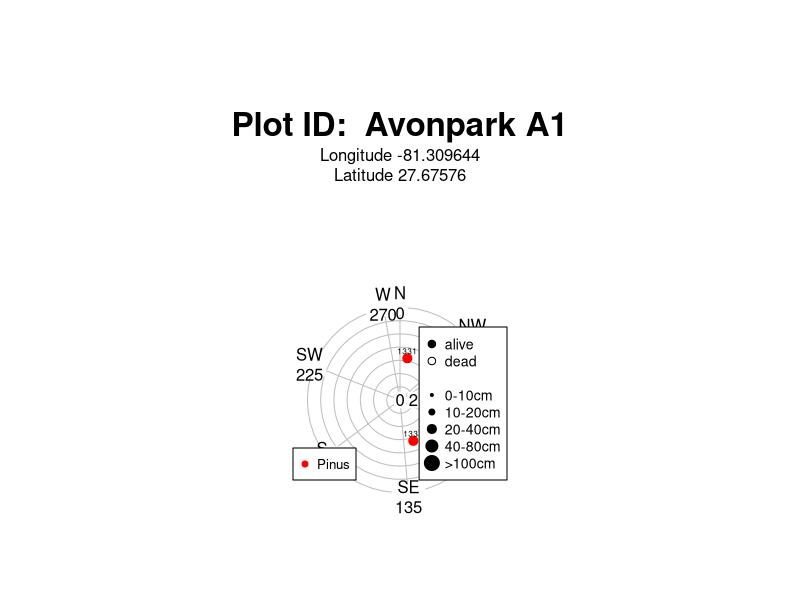
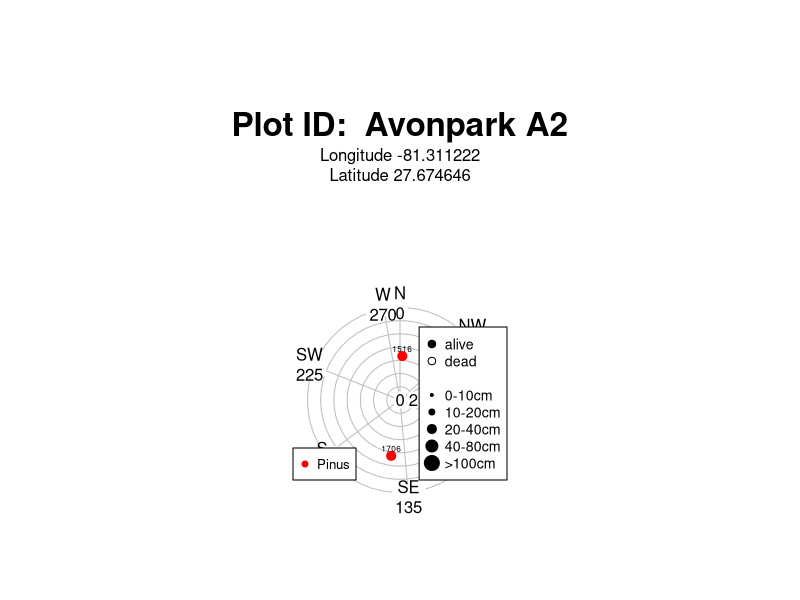
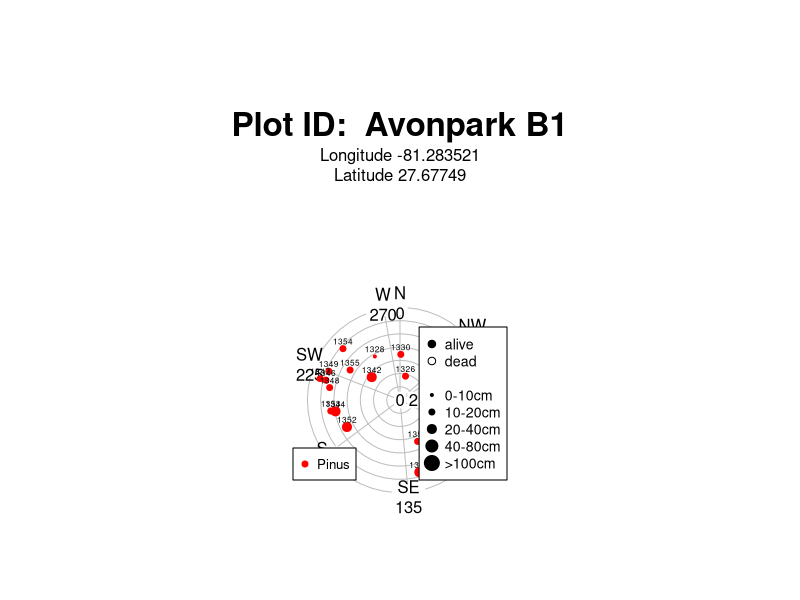
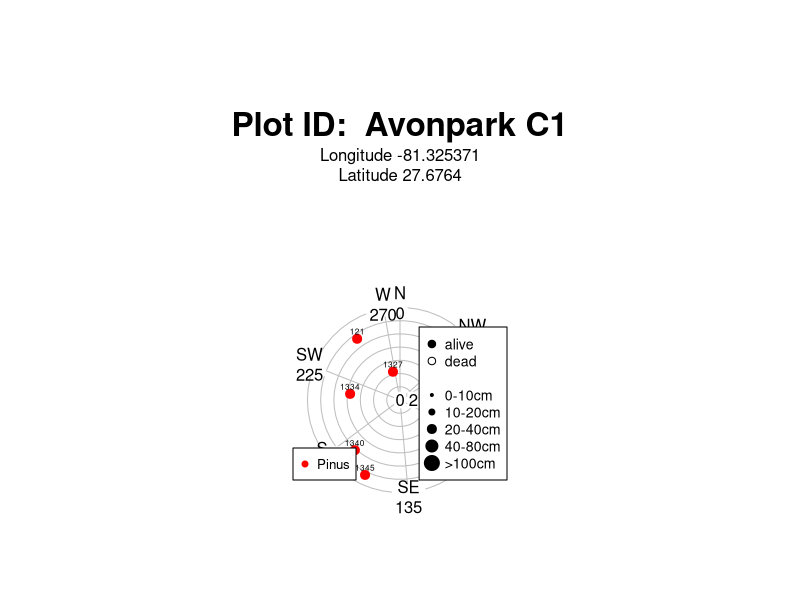
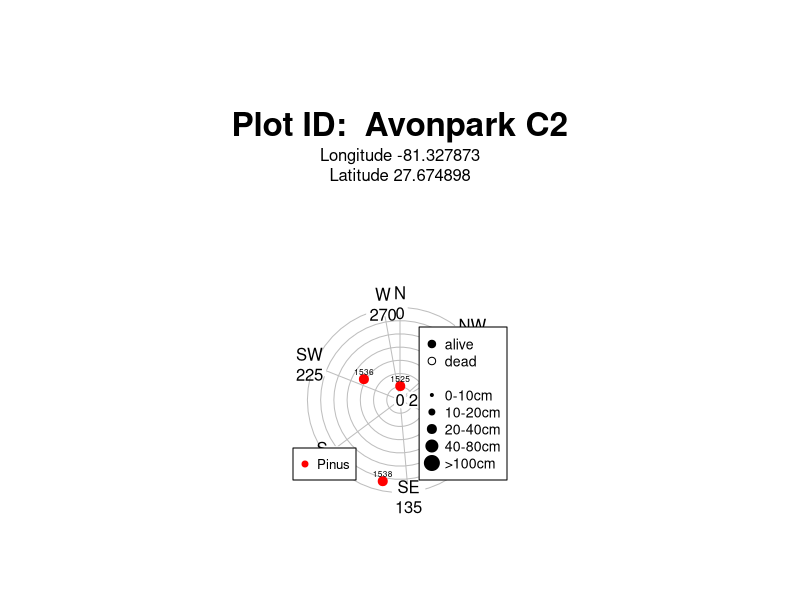
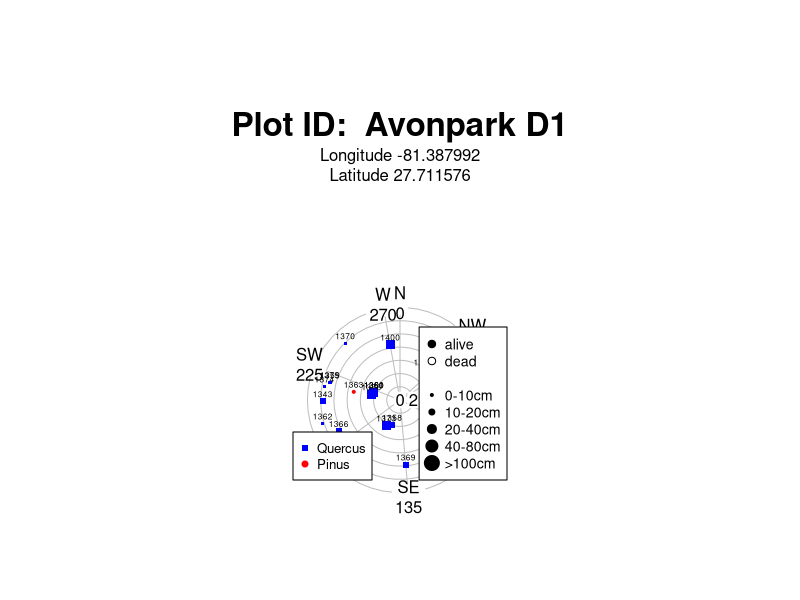
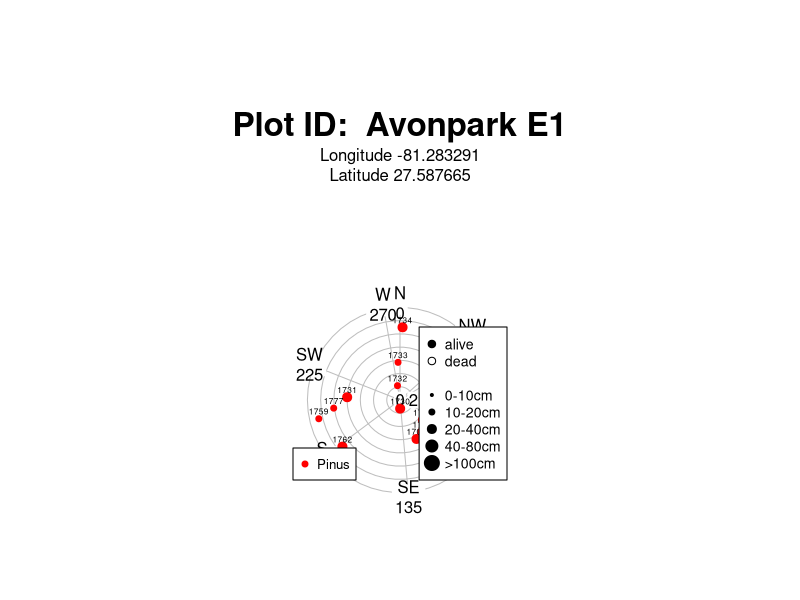
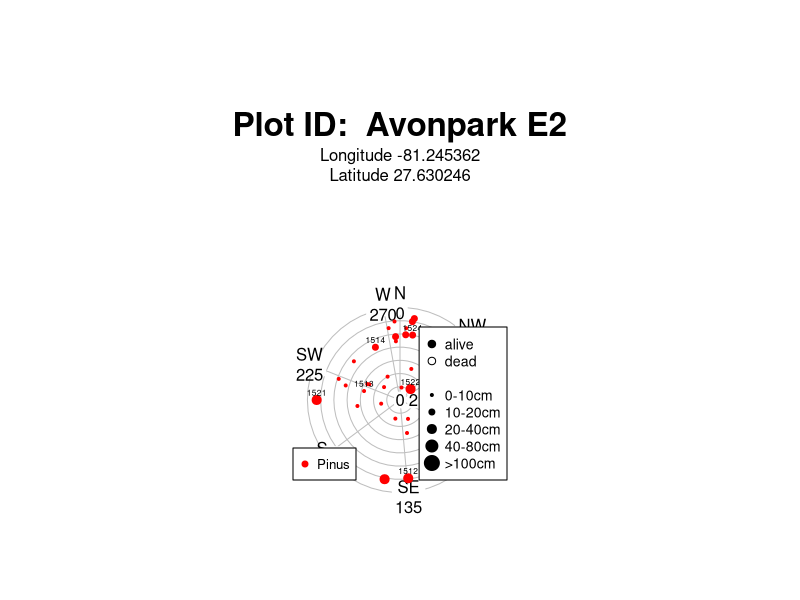

Reproduce these figures in R, in order. (Note: this script raises an error after producing the figures.)
# Making STEM MAPS for tree surveys
#
# Adapted from code provided by Margaret Metz

library(plyr); library(dplyr); library(readr); library(ggplot2)
library(plotrix)
library(stringr)

tree_data <- read_csv("data/processed_data/trees.csv")# load tree data
plotids <- sort(unique(tree_data$plot_id))# vector of unique plot ids

plot_data <- read_csv("data/processed_data/plot_locations.csv")
plot_data <- plot_data %>%
      # mutate(plot_id = str_to_title(plot_id)) %>%
      select(plot_id, Longitude = lon, Latitude = lat, installation_full_name)

stem_map_data <- tree_data %>%
      filter(!duplicated(stem_id)) %>%
      select(stem_id, plot_id, tag, dbh, health, distance, azimuth, scientific_name, Genus) %>%
      mutate(
            Genus = if_else(Genus %in% c("Acer","Carya", "Pinus", "Quercus"), Genus, "other"),
             symbol.pch = case_when(
                   Genus == "Acer" ~ 17,
                   Genus == "Carya" ~ 18,
                   Genus == "Pinus" ~ 19,
                   Genus == "Quercus" ~ 15,
                   Genus == "other" ~ 3,
                   ),
             symbol.colors = case_when(
                   Genus == "Acer" ~ "darkorange",
                   Genus == "Carya" ~ "brown",
                   Genus == "Pinus" ~ "red",
                   Genus == "Quercus" ~ "blue",
                   Genus == "other" ~ "black",
                   )
             )


## Function to iterate over the vector of plot ids and make a map ####
for(i in plotids){

      tmp = filter(stem_map_data, plot_id==i)

      expansion=.4*cut(tmp$dbh, c(0,10,20,40,80, max(tree_data$dbh, na.rm=T)), labels=F)

      dead = tmp$health=="dead" & !is.na(tmp$health)
      dead[dead==TRUE] = "white"
      dead[dead==FALSE] = tmp$symbol.colors[dead==FALSE]

      ## Set page/map size
      # quartz(width = 8.5, height = 11, pointsize = 10)

      png(filename = paste("stem_maps/",i,".png",sep = ""),
          width = 8.5, height = 11,
          units = "in", pointsize = 10, res = 150)
      par(mai=c(0.5, 0.5, 0.5, 0.5))

      ## Make stem plot
      polar.plot(tmp$distance, tmp$azimuth,
           start=90, clockwise=T, rp.type="n",
           labels=paste(c("N","NE","E","SE","S","SW","W","NW"), seq(0,315,45), sep="\n"),
           label.pos=c(0, 45, 90, 135, 180, 225, 270, 315),
           radial.lim=c(0,12.6), mar=c(5, 5, 15, 5),
           label.prop=1.05, font=2, family="serif"
           )

xpos <- cos(pi*((-1)*tmp$azimuth+90)/180) * tmp$distance
ypos <- sin(pi*((-1)*tmp$azimuth+90)/180) * tmp$distance

points(xpos,ypos, pch=tmp$symbol.pch, cex=expansion, col=tmp$symbol.colors, bg=dead)


text(xpos,ypos, tmp$tag, cex=.5, pos=1, offset=c(-.5,-.6))

legend("bottomleft",
       legend=unique(tmp$Genus),
       col=unique(tmp$symbol.colors),
       pch=unique(tmp$symbol.pch),
       # pt.bg=c("darkorange", "brown", "red", "blue", "black"),
       cex=0.8,
       inset=c(-0.035,.1))

legend("bottomright",
       legend=c("alive", "dead", NA,"0-10cm", "10-20cm", "20-40cm", "40-80cm", ">100cm"),
       col="black",
       pch=c(21,21,NA,rep(21,5)),
       pt.bg=c("black", "white", NA, "black", "black", "black", "black", "black"),
       pt.cex=c(1,1,NA, c(.4*(1:5))), cex=.85, inset=c(-0.035,.1))

pdata = filter(plot_data, plot_id==unique(tmp$plot_id)) %>%
      mutate(plot_id = str_to_title(plot_id))

mtext(paste("Plot ID: ", pdata$plot_id), font=2, line=8, cex=2)

mtext(paste("Longitude ",pdata$Longitude,"\nLatitude ", pdata$Latitude, sep=""), line=5.75)

mtext(paste("Map printed ", date(), sep=""), side=1, adj=0, cex=.5, line=5)

dev.off()

}


